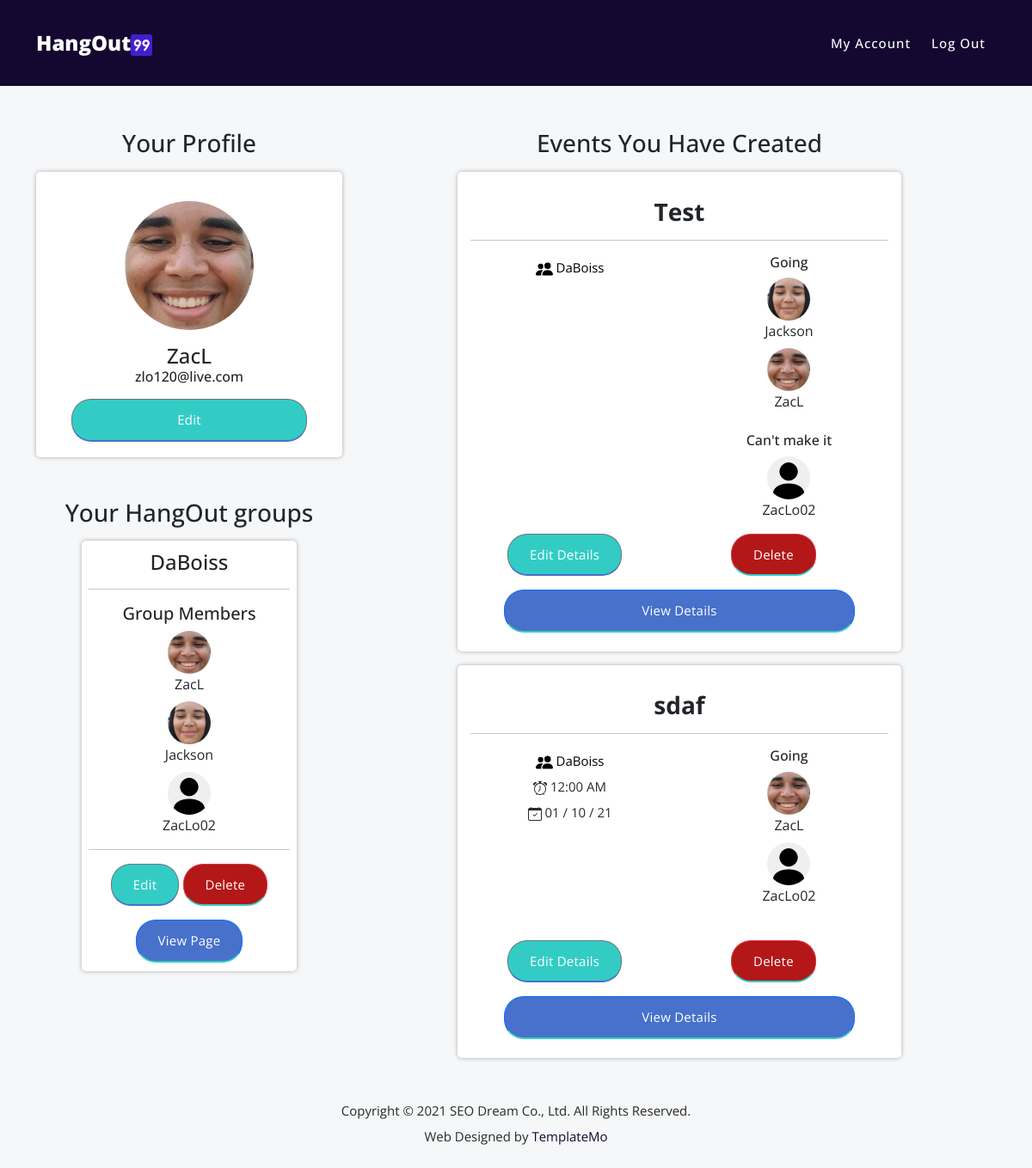
The app's page /user/account (signed in) with its own data.
### main/models.py (models this page shows, shortened)
class User(db.Model):
    __tablename__ = "users"
    ProfilePic = db.Column(db.String(256), nullable = False)
    ID = db.Column(db.Integer, primary_key = True, nullable = False, autoincrement=True)
    Email = db.Column(db.String(256), nullable = False)
    Username = db.Column(db.String(256), unique = True, nullable = False)
    Password = db.Column(db.String(256), nullable = False)
    IsValidated = db.Column(db.Boolean, nullable = False)

class HangOutGroup(db.Model):
    __tablename__ = "hangoutgroups"
    ID = db.Column(db.Integer, primary_key = True, nullable = False, autoincrement=True)
    Creator_ID = db.Column(db.Integer, nullable = False)
    JoinLink = db.Column(db.String(256), nullable = False, unique = True)
    Pin = db.Column(db.Integer, nullable = True)
    Name = db.Column(db.String(256), nullable = False, unique = True)
    Users = db.relationship("User", secondary=user_identifier, backref="hangoutgroup")
    Events = db.relationship('Event', backref='hangoutgroup')

class Event(db.Model):
    __tablename__ = "events"
    ID = db.Column(db.Integer, primary_key = True, nullable = False, autoincrement=True)
    Creator_ID = db.Column(db.Integer, nullable = False)
    Name = db.Column(db.String(256), nullable = False)
    Description = db.Column(db.String(256), nullable = False)
    DateTime = db.Column(db.DateTime, nullable = True)
    Location = db.Column(db.String(256), nullable = True)
    Link = db.Column(db.String(256), nullable = True)
    Users = db.relationship("User", secondary=interested_event, backref="event")
    UnavailableUsers = db.relationship("User", secondary=unavailable_event, backref="unavailableEvent")
    Comments = db.relationship("Comment", backref="Event")
    Photos = db.relationship("Photo", backref="Event")
    Hangout_ID = db.Column(db.String(256), db.ForeignKey('hangoutgroups.Name'))

### main/user.py (the view)
@userbp.route('/account', methods=['GET', 'POST'])
@login_required
def account():
    return render_template("user/account.html")

### main/routes.py (called while the page is built)
@login_manager.user_loader
def load_user(id):
    return User.query.filter_by(ID = id).first()

### main/templates/user/account.html (shortened to what this page needs)
{% extends "template.html" %}
{% block body %}
    <div class="container"  style="text-align: center;">
        <div class="row">
            <div class="col-lg-4">
                <h3 class="mb-3">Your Profile</h3>
                <div class="profile">
                    <img src="{{current_user.ProfilePic}}" id="mainProfilePic" style="margin-top: 5%; max-width: 150px; border-radius: 100px;" height="150px" alt="">
                    <h4 class="mt-3">{{current_user.Username}}</h4>
                    <h6>{{current_user.Email}}</h6>
                    <a href="{{ url_for('user.edit') }}" class="btn btn-secondary mt-3" style="width: 80%; margin: auto;">Edit</a>
                </div>
                <h3 class="mt-5 mb-3">Your HangOut groups</h3>
                {% for group in current_user.hangoutgroup %}
                {% if group.Creator_ID == current_user.ID %}
                <div class="profile-content mb-3">
                    <h4 class="mb-2">{{group.Name}}</h4>
                    <hr>
                    <h5>Group Members</h5>
                    <ul>
                    {% for user in group.Users %}
                        <li> <img class="mt-2" src="{{user.ProfilePic}}" height="50px" style="width:50px; border-radius:50px;" alt=""> <br>{{user.Username}}</li>
                    {% endfor %}
                    </ul>
                    <hr>
                    <a href="{{ url_for('hangout.edit', id = group.ID) }}" class="btn btn-secondary">Edit</a>
                    <button type="button" class="btn btn-danger" data-bs-toggle="modal" data-bs-target="#deleteGroup{{group.ID}}">Delete</button>
                    <a href="{{ url_for('hangout.view', id = group.ID) }}" class="btn btn-primary mt-3">View page</a>
                </div>
                {% endif %}
                {% endfor %}
            </div>
            <div class="col-lg-8">
                <h3 class="mb-3">Events You Have Created</h3>
                {% for group in current_user.hangoutgroup %}
                {% for event in group.Events %}
                {% if event.Creator_ID == current_user.ID %}
                <div class="profile-content mb-3">
                    <h3 class="mt-2 mb-2"><strong>{{event.Name}}</strong></h3>
                    <hr>
                    <div class="row">
                        <div class="col-6">
                            <div class="details">
                                <p><a style="color: black;" href="{{ url_for('hangout.view', id = group.ID) }}">   {{ event.Hangout_ID }} </a>
                                </p>
                                {% if event.DateTime %}
                                <p> {{event.DateTime.strftime('%I:%M %p')}}</p>
                                <p> {{event.DateTime.strftime('%d / %m / %y')}}</p>
                                {% endif %}
                            </div>
                        </div>
                        <div class="col-6">
                            {% if event.Users | length != 0 %}
                            <h6>Going</h6>
                            <ul>
                                {% for user in event.Users %}
                                <li> <img class="mt-2" src="{{user.ProfilePic}}" height="50px" style="width:50px; border-radius:50px;" alt=""> <br>{{user.Username}}</li>
                                {% endfor %}
                            </ul>
                            {% endif %}
                            <br>
                            {% if event.UnavailableUsers | length != 0 %}
                            <h6>Can't make it</h6>
                            <ul>
                                {% for user in event.UnavailableUsers %}
                                <li> <img class="mt-2" src="{{user.ProfilePic}}" height="50px" style="width:50px; border-radius:50px;" alt=""> <br>{{user.Username}}</li>
                                {% endfor %}
                            </ul>
                            {% endif %}
                        </div>
                        <div class="row mt-3">
                            <div class="col-6">
                                <a href="{{ url_for('event.edit', id = event.ID) }}" class="btn btn-secondary">Edit Details</a>
                            </div>
                            <div class="col-6">
                                <button type="button" class="btn btn-danger" data-bs-toggle="modal" data-bs-target="#deleteEvent{{event.ID}}">Delete</button>
                            </div>
                        </div>
                        <a href="{{ url_for('event.event', id = event.ID) }}" style="margin: auto; width:80%;" class="mt-3 btn btn-primary">View details</a>
                    </div>
                </div>
                {% endif %}
                {% endfor %}
                {% endfor %}
            </div>
        </div>
    </div>
{% endblock %}

### main/templates/template.html (shortened to what this page needs)
<!DOCTYPE html>
<html lang="en">
  <head>
    <link href="{{ url_for('static', filename='vendor/bootstrap/css/bootstrap.min.css') }}" rel="stylesheet">
    <link rel="stylesheet" href="{{ url_for('static', filename='assets/css/fontawesome.css') }}">
    <link rel="stylesheet" href="{{ url_for('static', filename='assets/css/index.css') }}">
    <link rel="stylesheet" href="{{ url_for('static', filename='assets/css/animated.css') }}">
    <link rel="stylesheet" href="{{ url_for('static', filename='assets/css/owl.css') }}">
</head>
<body ondragstart="return false">
  <header class="header-area header-sticky wow slideInDown" data-wow-duration="0.75s" data-wow-delay="0s">
    <div class="container">
      <div class="row">
        <div class="col-12">
          <nav class="main-nav">
            <a href="{{url_for('main.index')}}" class="logo">
              <h4>HangOut<img style="margin-top: 0px;" src="{{url_for('static', filename='favicon.ico')}}" alt="99"></h4>
            </a>
            <ul class="nav">
              {% if current_user.is_authenticated %}
              <li><a href="{{url_for('user.account')}}">My Account</a></li>
              <li><a href="{{url_for('user.logout')}}">Log out</a></li>
              {% else %}
              <li><a href="{{url_for('user.login')}}">Log In</a></li>
              <li><div class="main-blue-button"><a href="{{url_for('user.register')}}">Register Now</a></div></li>
              {% endif %}
            </ul>
          </nav>
        </div>
      </div>
    </div>
  </header>
  {% if current_user.is_authenticated %}
  <main class="authenticated-page" style="margin-top: 150px;">
  {% else %}
  <main style="margin-top: 150px;">
  {% endif%}
  {% block body %}{% endblock %}
  </main>
  <footer>
    <div class="container">
      <div class="row">
        <div class="col-lg-12">
          <p>Copyright © 2021 SEO Dream Co., Ltd. All Rights Reserved.
          <br>Web Designed by <a rel="nofollow" href="https://templatemo.com" title="free CSS templates">TemplateMo</a></p>
        </div>
      </div>
    </div>
  </footer>
</body>
</html>

### main/static/assets/css/index.css (style rules this page uses)
html, body, div, span, applet, object, iframe, h1, h2, h3, h4, h5, h6, p, blockquote, div pre, a, abbr, acronym, address, big, cite, code, del, dfn, em, font, img, ins, kbd, q, s, samp, small, strike, strong, sub, sup, tt, var, b, u, i, center, dl, dt, dd, ol, ul, li, figure, header, nav, section, article, aside, footer, figcaption { margin: 0; padding: 0; border: 0; outline: 0; }
ul, li { padding: 0; margin: 0; list-style: none; }
header, nav, section, article, aside, footer, hgroup { display: block; }
* { box-sizing: border-box; }
html, body { font-family: 'Open Sans', sans-serif; font-weight: 400; background-color: #140830; -ms-text-size-adjust: 100%; -webkit-font-smoothing: antialiased; -moz-osx-font-smoothing: grayscale; }
a { text-decoration: none !important; }
h1, h2, h3, h4, h5, h6 { margin-top: 0px; margin-bottom: 0px; }
ul { margin-bottom: 0px; }
p { font-size: 15px; line-height: 30px; color: #2a2a2a; }
img { width: 100%; overflow: hidden; }
html, body { background: #fff; font-family: 'Open Sans', sans-serif; }
.header-area { background-color: #140830; position: absolute; top: 0px; left: 0px; right: 0px; z-index: 100; height: 100px; -webkit-transition: all .5s ease 0s; -moz-transition: all .5s ease 0s; -o-transition: all .5s ease 0s; transition: all .5s ease 0s; }
.header-area .main-nav { min-height: 80px; background: transparent; }
.header-area .main-nav .logo { float: left; -webkit-transition: all 0.3s ease 0s; -moz-transition: all 0.3s ease 0s; -o-transition: all 0.3s ease 0s; transition: all 0.3s ease 0s; }
.header-area .main-nav .logo h4 { font-size: 30px; font-weight: 800; text-transform: capitalize; color: #fff; line-height: 100px; float: left; -webkit-transition: all 0.3s ease 0s; -moz-transition: all 0.3s ease 0s; -o-transition: all 0.3s ease 0s; transition: all 0.3s ease 0s; }
.header-area .main-nav .logo h4 img { max-width: 30px; margin-top: -20px; margin-left: 5px; }
.header-area .main-nav .nav { float: right; margin-top: 30px; margin-right: 0px; background-color: transparent; -webkit-transition: all 0.3s ease 0s; -moz-transition: all 0.3s ease 0s; -o-transition: all 0.3s ease 0s; transition: all 0.3s ease 0s; position: relative; z-index: 999; }
.header-area .main-nav .nav li { padding-left: 20px; padding-right: 20px; }
.header-area .main-nav .nav li a { display: block; font-weight: 500; font-size: 15px; color: #fff; text-transform: capitalize; -webkit-transition: all 0.3s ease 0s; -moz-transition: all 0.3s ease 0s; -o-transition: all 0.3s ease 0s; transition: all 0.3s ease 0s; height: 40px; line-height: 40px; border: transparent; letter-spacing: 1px; }
.header-area.header-sticky { min-height: 80px; }
.header-area .nav { margin-top: 30px; }
@media (max-width: 1200px) { .header-area .main-nav .nav li { padding-left: 12px; padding-right: 12px; } }
@media (max-width: 1200px) { .header-area .main-nav:before { display: none; } }
@media (min-width: 767px) { .header-area .main-nav .nav { display: flex !important; } }
html, body { background: url(../images/bg-image-site.png) no-repeat center center fixed; -webkit-background-size: cover; -moz-background-size: cover; -o-background-size: cover; background-size: cover; }
footer p { text-align: center; margin: 30px 0px; }
footer p a { color: #140830; transition: all .5s; }
@media (max-width: 1200px) { .header-area .main-nav .logo h4 { font-size: 24px; } }
@media (max-width: 1200px) { .header-area .main-nav .logo h4 img { max-width: 25px; margin-left: 0px; } }
.btn-primary { display: inline-block; background-color: #4771cb; font-size: 15px; font-weight: 400; color: #fff; text-transform: capitalize; padding: 12px 25px; border-radius: 23px; letter-spacing: 0.25px; border-bottom: 2px solid #33ccc5!important; transition: all .3s; }
.btn-secondary { display: inline-block; background-color: #33ccc5; font-size: 15px; font-weight: 400; color: #fff; text-transform: capitalize; padding: 12px 25px; border-radius: 23px; letter-spacing: 0.25px; border-bottom: 2px solid #4771cb!important; transition: all .3s; }
.btn-danger { display: inline-block; background-color: #b31717; font-size: 15px; font-weight: 400; color: #fff; text-transform: capitalize; padding: 12px 25px; border-radius: 23px; letter-spacing: 0.25px; border-bottom: 2px solid #33ccc5!important; transition: all .3s; }

### records on screen
User: ProfilePic (picture), Username "ZacL", Email "zlo120@live.com"
HangOutGroup: Name "DaBoiss"
User: ProfilePic (picture), Username "Jackson"
User: ProfilePic (placeholder picture), Username "ZacLo02"
Event: Name "Test", Hangout_ID "DaBoiss"
Event: Name "sdaf", Hangout_ID "DaBoiss", DateTime "12:00 AM", DateTime "01 / 10 / 21"
